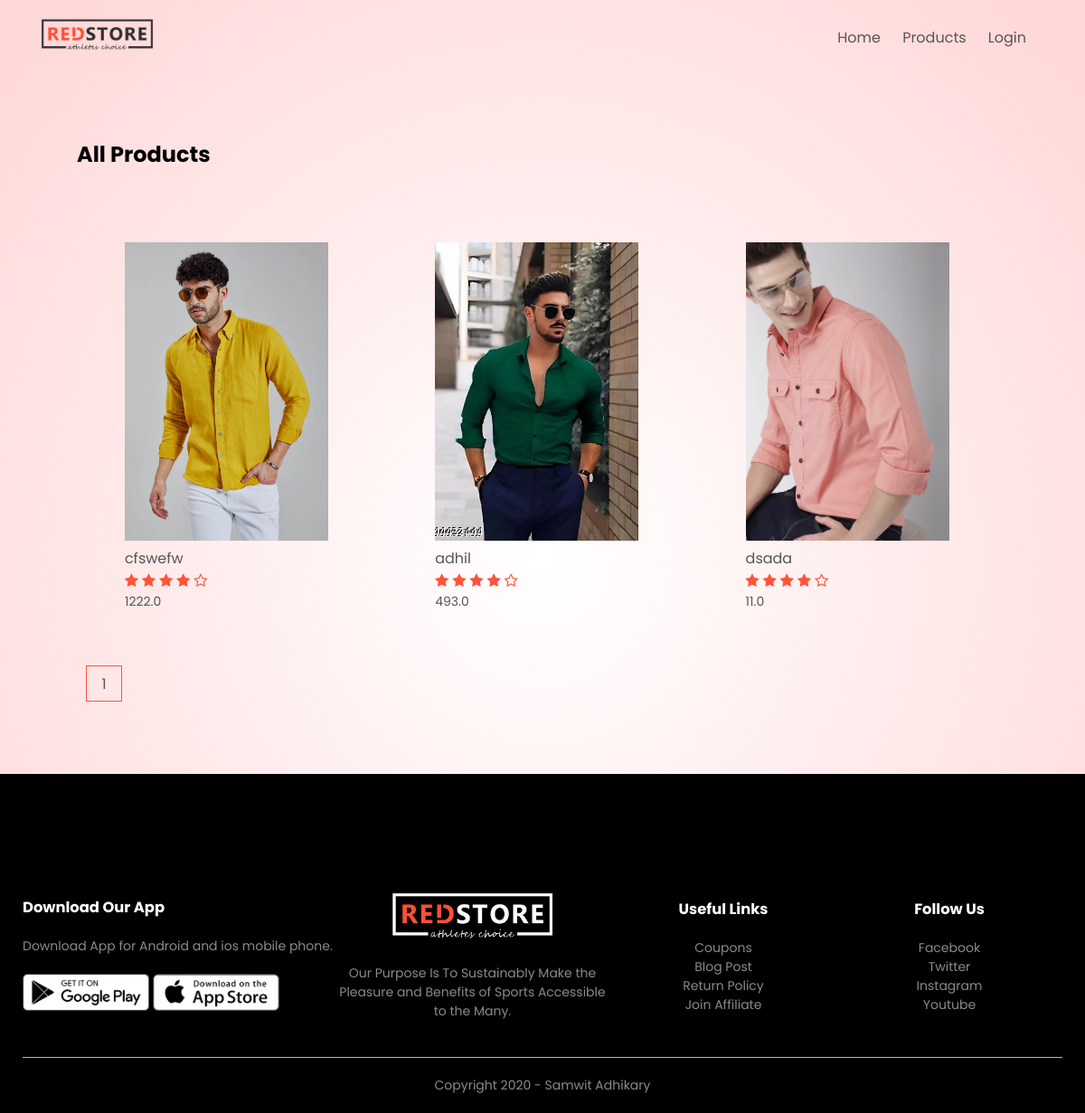
The page /list/products/ on the database its author committed.
### products/models.py (models this page shows, shortened)
class Product(models.Model):
    LIVE=1
    DELETE=0
    DELETE_CHOICES=((LIVE,'Live'),(DELETE,'Delete'))
    title=models.CharField(max_length=200)
    price=models.FloatField()
    description=models.TextField()
    image=models.ImageField(upload_to='media/')
    priority = models.IntegerField(default=0)
    delete_status = models.IntegerField(choices=DELETE_CHOICES, default=LIVE)
    created_at=models.DateTimeField(auto_now_add=True)
    updated_at=models.DateTimeField(auto_now=True)

### products/views.py (the view)
# urls.py: path('list/products/',views.list_products,name="list_products"),
def list_products(request):
    page=1
    if request.GET:
        page=request.GET.get('page',1)
    product_list=Product.objects.order_by('-priority')
    product_paginator=Paginator(product_list,4)
    product_list=product_paginator.get_page(page)
    context={'products':product_list}
    return render(request,'web/Products.html',context)

### products/templatetags/custom_filters.py (called while the page is built)
@register.filter(name='chunks')
def chunks(list_data, chunk_size):
    chunk = []
    i = 0
    for data in list_data:
        chunk.append(data)
        i = i + 1
        if i == chunk_size:
            yield chunk
            i = 0
            chunk = []
    if chunk:
        yield chunk

### templates/web/products.html (shortened to what this page needs)
{% extends 'web/base.html' %}
{% load static %}
{% load custom_filters %}
{% block content %}
    <div class="small-container">
        <div class="row row-2">
            <h2>All Products</h2>
        </div>
        {% for chunk in products|chunks:4 %}
        <div class="row">
            {% for product in chunk %}
            <div class="col-4">
                <a href="{% url 'product_details' product.id %}"> <img src="{{ product.image.url }}" style="width: 225px; height: 330px; object-fit: cover;"></a>
                <h4>{{product.title}}</h4>
                <div class="rating">
                    <i class="fa fa-star"></i>
                    <i class="fa fa-star"></i>
                    <i class="fa fa-star"></i>
                    <i class="fa fa-star"></i>
                    <i class="fa fa-star-o"></i>
                </div>
                <p>{{product.price}}</p>
            </div>
            {% endfor %}
        </div>
        {% endfor %}
        <div class="page-btn">
            {% for i in products.paginator.page_range %}
            <a href= "?page={{i}}"><span>{{i}}</span></a>
            {% endfor %}
        </div>
    </div>
{% endblock %}

### static/web/css/style.css (style rules this page uses)
* { margin: 0; padding: 0; box-sizing: border-box; }
body { font-family: 'Poppins', sans-serif; }
a { text-decoration: none; color: #555; }
p { color: #555; }
.row { display: flex; align-items: center; flex-wrap: wrap; justify-content: space-around; }
.header .row { margin-top: 70px; }
.small-container { max-width: 1080px; margin: auto; padding-left: 25px; padding-right: 25px; }
.col-4 { flex-basis: 25%; padding: 10px; min-width: 200px; margin-bottom: 50px; transition: transform 0.5s; }
.col-4 img { width: 100%; }
h4 { color: #555; font-weight: normal; }
.col-4 p { font-size: 14px; }
.rating .fa { color: #ff523b; }
.row-2 { justify-content: space-between; margin: 100px auto 50px; }
.page-btn { margin: 0 auto 80px; }
.page-btn span { display: inline-block; border: 1px solid #ff523b; margin-left: 10px; width: 40px; height: 40px; text-align: center; line-height: 40px; cursor: pointer; }

### rows shown on the page
Product: image (picture), title "cfswefw", price "1222.0"
Product: image (picture), title "adhil", price "493.0"
Product: image (picture), title "dsada", price "11.0"

### other values the page prints
{{ i }} "1"
